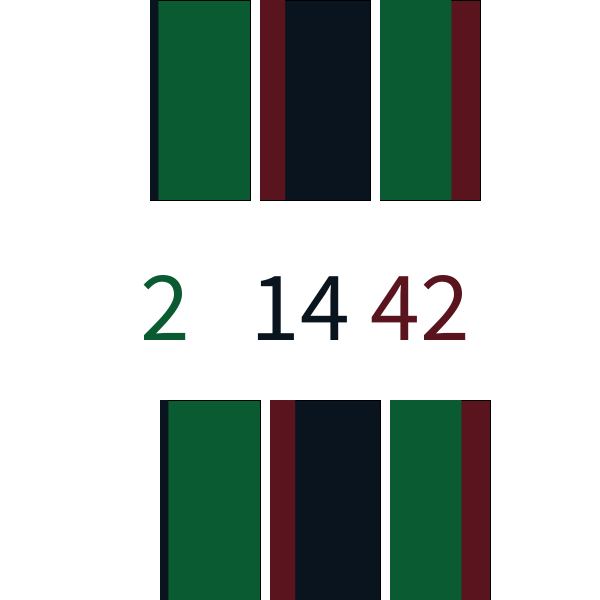
Frame 1 (no input)
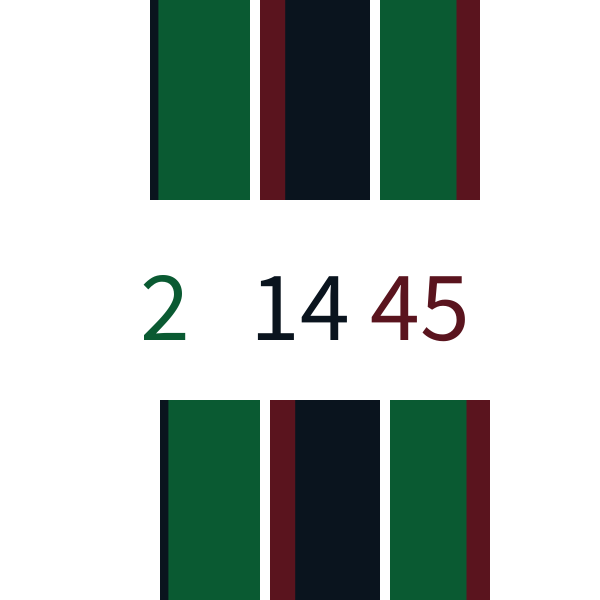
Frame 60 (the mouse pressed at the canvas centre just before this capture)
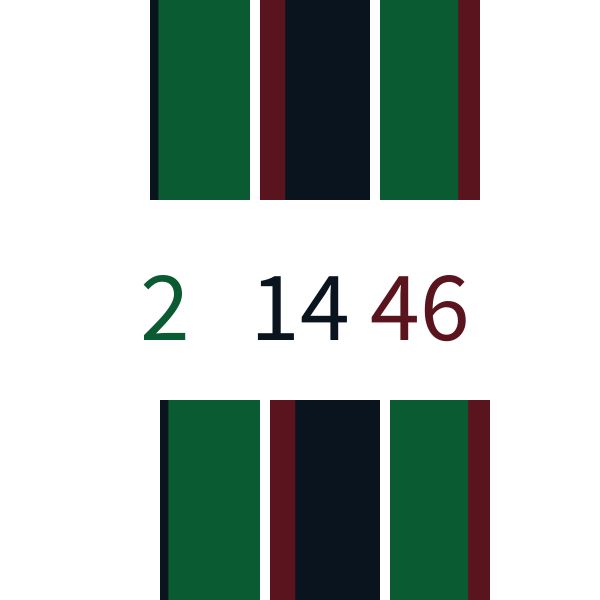
Frame 120 (the mouse held since frame 60 and released just before this capture)

The Processing sketch that drew these frames (run headless with seeded random() and noise(); from frame 60 on, the mouse is pressed at the canvas centre):

// Processing sketch: processing_171198
// ── processing_171198.pde

void setup()
{
  size(600, 600);
}

void draw() {


  background(255);
fill(10,90,50);
  rect(150, 0, 100, 200);
  fill(90, 20, 30);

  rect(390, 400, 100, 200);
  fill(90, 20, 30);

  rect (380, 0, 100, 200);
  fill(10, 20, 30);

  rect(270, 400, 110, 200);
  rect(260, 0, 110, 200);
  fill(10, 90, 50);
  rect(160, 400, 100, 200);
  {

    int sec= second()*1;
    fill(90, 20, 30);
    noStroke();

    textSize(100);
    text(sec, 370, 340);
   
    {
      fill(10,90,50);
    rect(390, 400, sec*1.7, 200);
   rect (380, 0, sec*1.7, 200);
    }

}
    int min= minute()*1;


    fill(10, 20, 30);

    textSize(100);
    text(min, 250, 340);  
   
  {
  fill(90,20,30);  
 rect(270, 400, min*1.8, 200);
  rect(260, 0, min*1.8, 200);
  }
    
    
    
    
    int h= hour()*1;
    fill(10, 90, 50);
    noStroke();

    textSize(100);
    text(h, 140, 340);
  
 {
   fill(10,20,30);
 rect(150, 0, h*4.2, 200);  

rect(160, 400,h*4.2 ,200);
 }
  
} 
  
